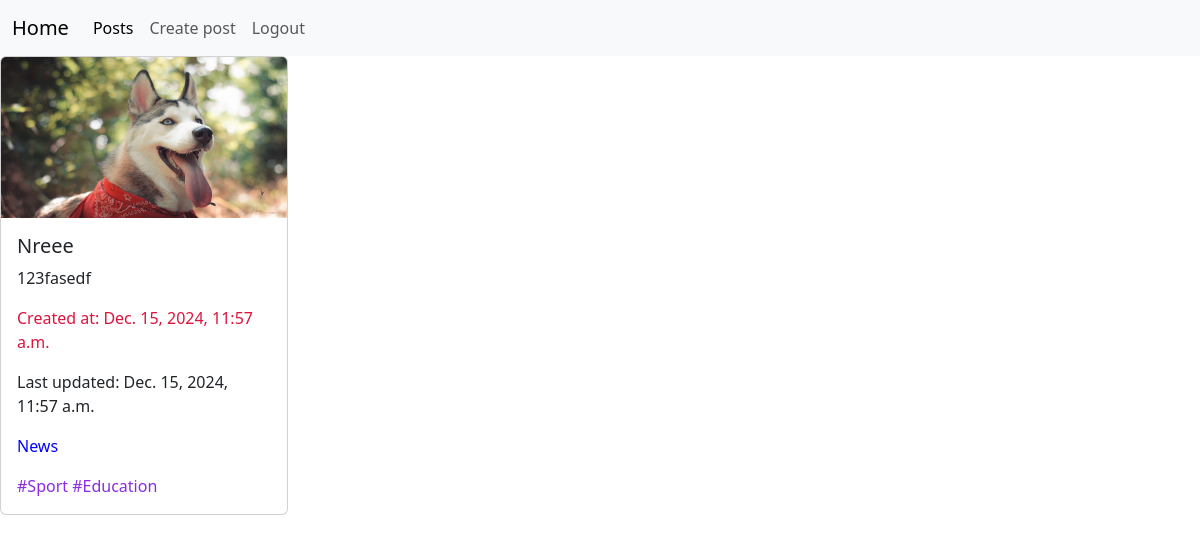
Page /posts/8/ (signed in) on the committed database.
### posts/models.py (models this page shows, shortened)
class Post(models.Model):
    title = models.CharField(max_length=56)
    content = models.TextField()
    rate =models.IntegerField(null=True,blank=True)
    created_at = models.DateTimeField(null=True, auto_now_add=True)
    updated_at = models.DateTimeField(null=True, auto_now=True)
    image = models.ImageField(null=True, blank=True)
    category = models.ForeignKey(Category, on_delete=models.SET_NULL, null=True, blank=True)
    tags = models.ManyToManyField(Tag, null=True, blank=True)

class Category(models.Model):
    title = models.CharField(max_length=56)

class Tag(models.Model):
    title = models.CharField(max_length=56)

### posts/views.py (the view)
# urls.py: path("posts/<int:post_id>/", details_view),
@login_required(login_url='login')
def details_view(request, post_id):
    if request.method == 'GET':
        post = Post.objects.get(id=post_id)
        return render(request, "posts/detail_view.html", context={"post": post})

### templates/posts/detail_view.html
{% extends 'base.html' %}
{% block content %}
    <div class="card" style="width: 18rem;">
    {% if post.image %}
        <img class="card-img-top" src="{{post.image.url}}" alt="Card image cap"></img>
      {%  else %}
          <img src="/static/placeholder.png" alt="Card image cap"></img>
      {% endif %}
      <div class="card-body">
        <h5 class="card-title">{{ post.title }}</h5>
        <p class="card-text">{{ post.content }}</p>
        <p class="card-text" style="color: crimson">Created at: {{ post.created_at }}</p>
        <p class="card-text">Last updated: {{ post.updated_at }}</p>
          <p class="card-text" style="color: blue">{{ post.category.title }}</p>
          <p class="card-text" style="color: blueviolet">
              {% for tag in post.tags.all %}
                #{{ tag.title }}
              {% endfor %}
          </p>
      </div>
    </div>
{% endblock %}

### rows in the picture
Post: image (picture), title "Nreee", content "123fasedf", created_at "Dec. 15, 2024, 11:57 a.m.", updated_at "Dec. 15, 2024, 11:57 a.m.", category "News"
Tag: title "Sport"
Tag: title "Education"
